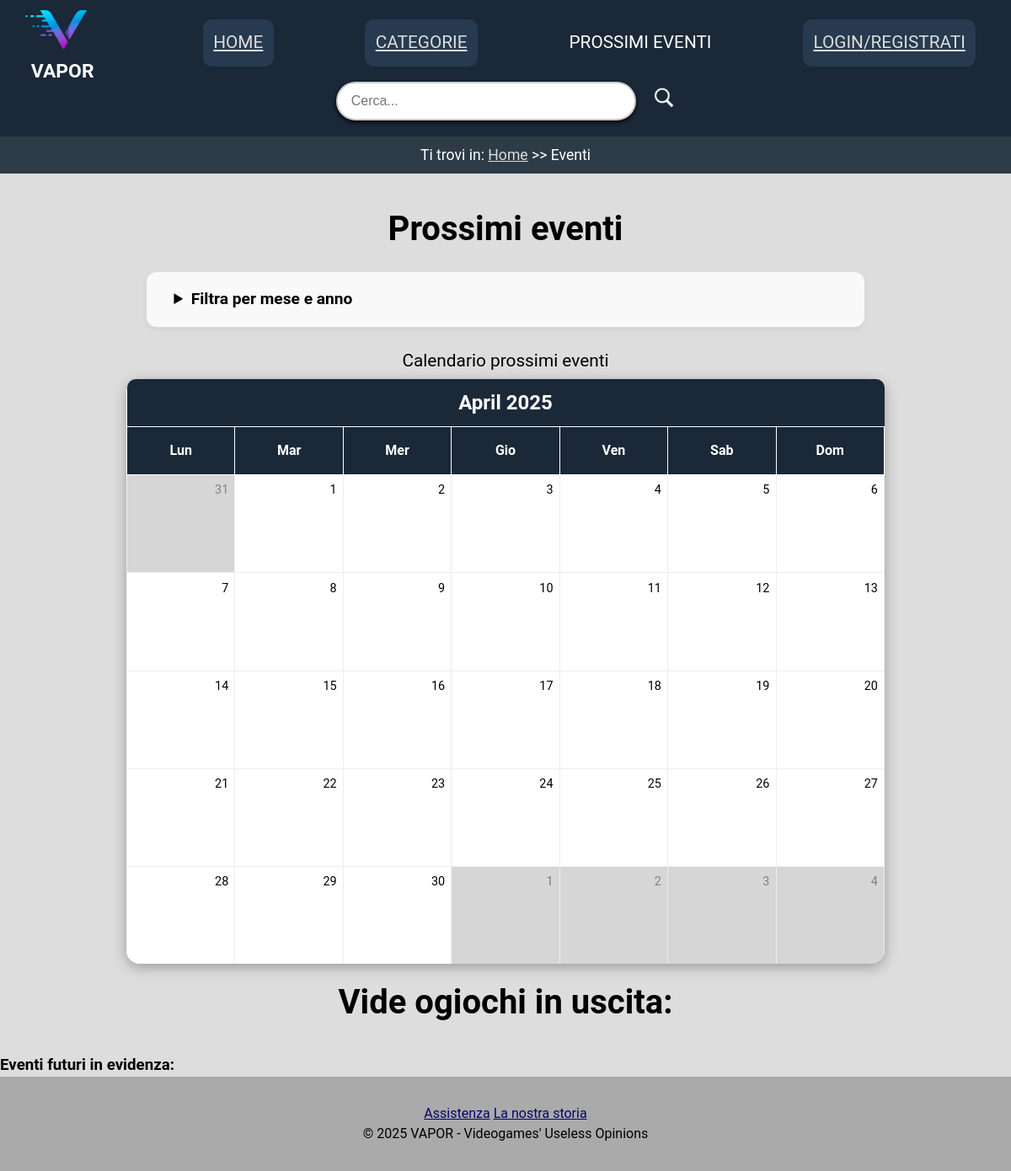
Page /eventi.php on the earlier database version.
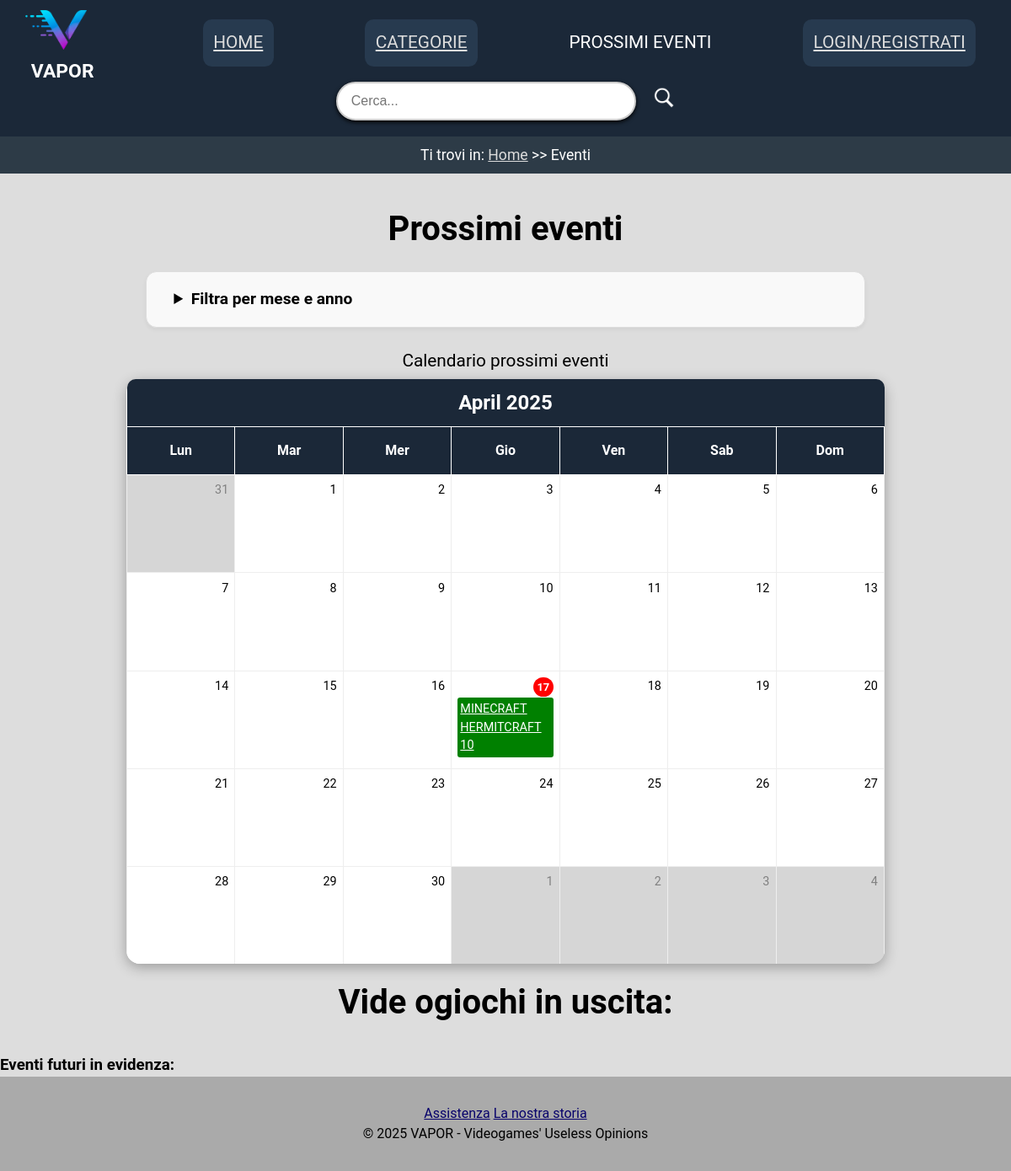
Same page on the later database version.
### tables this page shows
CREATE TABLE IF NOT EXISTS Eventi(
    nome_evento VARCHAR(64)PRIMARY KEY,
    nome_videogioco VARCHAR(64) NOT NULL,
    data_inizio_evento DATE NOT NULL,
    data_fine_evento DATE,
    squadre_coinvolte TEXT NOT NULL,
    vincitore_evento VARCHAR(64),
    FOREIGN KEY (nome_videogioco) REFERENCES Videogiochi(nome_gioco)
);

### dbconnections.php (called while the page is built, shortened)
<?php
class DBAccess {
	private $connection;
	public function openDBConnection() {
		$this->connection = mysqli_connect(DBAccess::HOST_DB, DBAccess::USERNAME, DBAccess::PASSWORD, DBAccess::DATABASE_NAME);
		return mysqli_connect_error();
	}
	public function getEventiMese($mese, $anno) {
		$query = "SELECT nome_evento,data_inizio_evento FROM Eventi
				  WHERE MONTH(data_inizio_evento) = ?
				  AND YEAR(data_inizio_evento) = ?";
		$stmt = mysqli_prepare($this->connection, $query);
		mysqli_stmt_bind_param($stmt, "ii", $mese, $anno);
		if (!mysqli_stmt_execute($stmt)) {
			die("Errore nell'esecuzione della query: " . mysqli_stmt_error($stmt));
		}
		$result = mysqli_stmt_get_result($stmt);
		if (!$result || mysqli_num_rows($result) === 0) {
			return null;
		}
		$eventi = array();
		while ($row = mysqli_fetch_assoc($result)) {
			$eventi[] = $row;
		}
		return $eventi;
	}
}

### eventi.php (the view, shortened to what this page needs)
<?php
require_once "dbconnections.php";
require_once "template.php";
$mese = 4;
$anno = 2025;
$calendarioHTML = "";
$connessione = new DBAccess();
$connessioneOK = $connessione->openDBConnection();
$eventi = "";
if(!$connessioneOK){
    $eventi = $connessione->getEventiMese($mese,$anno);
}
$giorniSettimana = ['Lun', 'Mar', 'Mer', 'Gio', 'Ven', 'Sab', 'Dom'];
$primoGiorno = mktime(0, 0, 0, $mese, 1, $anno);
$indicePrimoGiorno = date('N', $primoGiorno);
$numeroGiorni = date('t', $primoGiorno);
$giorniInizialiVuoti = $indicePrimoGiorno - 1;
$giorniDelMesePrecedente = date('t', mktime(0, 0, 0, $mese - 1, 1, $anno));
$ultimoGiorno = mktime(0, 0, 0, $mese, $numeroGiorni, $anno);
$indiceUltimoGiorno = date('N', $ultimoGiorno);
$giorniFinaliVuoti = 7 - $indiceUltimoGiorno;
$calendarioHTML .= "<thead>";
$calendarioHTML .= "<tr class='mese_selezionato'><th colspan='7'>" . date('F Y', $primoGiorno) . "</th></tr>";
$calendarioHTML .= "<tr>";
foreach ($giorniSettimana as $giorno) {
    $calendarioHTML .="<th scope='col'>$giorno</th>";
}
$calendarioHTML .= "</tr></thead><tbody><tr>";
for ($i = $giorniInizialiVuoti; $i > 0; $i--) {
    $giorno = $giorniDelMesePrecedente - $i + 1;
    $calendarioHTML .= "<td class='giornoFuori'>$giorno</td>";
}
$giornoCorrente = 1;
while ($giornoCorrente <= $numeroGiorni) {
    $eventoStampato = false;
    if(!(empty($eventi))){
        foreach ($eventi as $ev) {
            $giornoEvento = intval(date('j', strtotime($ev['data_inizio_evento'])));
            if ($giornoEvento === $giornoCorrente && !$eventoStampato) {
                $nomeEvento = htmlspecialchars($ev['nome_evento']);
                $eventoLink = urldecode($ev['nome_evento']);
                $calendarioHTML .= "<td class='eventoPresente'><span class='markerGiorno'>$giornoCorrente</span><a href='evento_singolo.php?nome_evento={$eventoLink}'><p>$nomeEvento</p></a></td>";
                $eventoStampato = true;
            }
        }
    }
    if (!$eventoStampato) {
        $calendarioHTML .= "<td>$giornoCorrente</td>";
    }
    if (($giorniInizialiVuoti + $giornoCorrente - 1) % 7 == 6) {
        $calendarioHTML .= "</tr><tr>";
    }
    $giornoCorrente++;
}
$giornoSuccessivo = 1;
for ($i = 0; $i < $giorniFinaliVuoti; $i++) {
    $calendarioHTML .= "<td class='giornoFuori'>$giornoSuccessivo</td>";
    $giornoSuccessivo++;
}
$calendarioHTML .= "</tr>";
$calendarioHTML .= "</tbody>";
?>

Differences in the rows shown:
added eventi: nome_evento "MINECRAFT HERMITCRAFT 10"
Other differences:
list line gone: "17"
